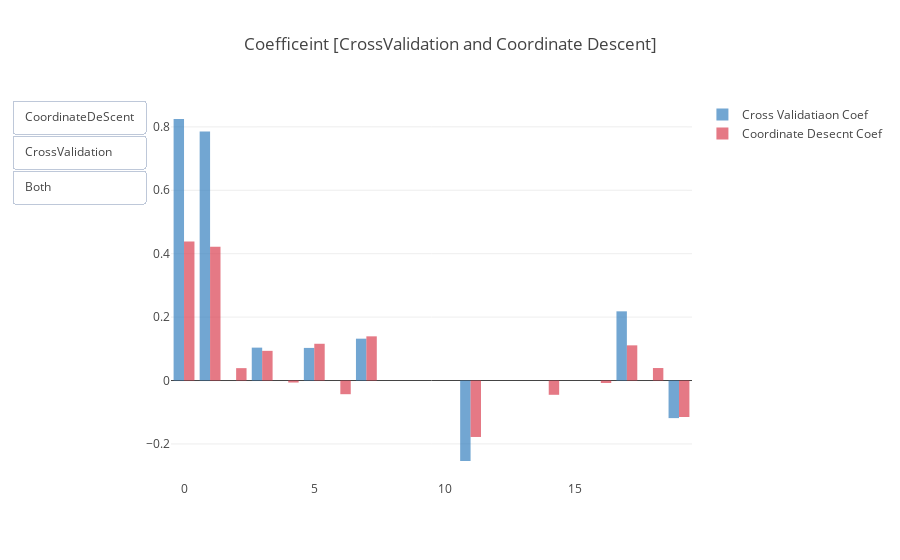

Notebook source saved alongside this figure:
### Code cell
data = [
    go.Bar(
        x = list(rang) , 
        y = reg.coef_  ,
        marker = dict(
          color='rgba(55, 128, 191, 0.7)',
        ),
        name = 'Cross Validatiaon Coef'
    ),
    go.Bar(
        x = list(rang),
        y = coef ,
        base = 0,
        marker = dict(
          color='rgba(219, 64, 82, 0.7)',
        ),
        name = 'Coordinate Desecnt Coef'
    )
]

updatemenus = list([
    dict(type="buttons",
         active=-1,
         buttons=list([
            dict(label = 'CoordinateDeScent',
                 method = 'update',
                 args = [{'visible': [True,False]},
                         {'title': 'Coordinate Descent Coef'}]),
            dict(label = 'CrossValidation',
                 method = 'update',
                 args = [{'visible': [False, True]},
                         {'title': 'CrossValidation Coef'}]),
            dict(label = 'Both',
                 method = 'update',
                 args = [{'visible': [True,  True]},
                         {'title': 'Coefficeint [CrossValidation and Coordinate Descent]'}])
        ]),
    )
])

layout = dict(title='Coefficeint [CrossValidation and Coordinate Descent]', showlegend=True,
              updatemenus=updatemenus)


fig = go.Figure(data=data, layout=layout)
iplot(fig, filename='base-bar')

### Figure 1 — Plotly figure (JSON) as saved in the notebook; plotly's stock layout.template omitted (floating-point values rounded to 4 significant figures)
{"data": [{"marker": {"color": "rgba(55, 128, 191, 0.7)"}, "name": "Cross Validatiaon Coef", "type": "bar", "uid": "b7ed3f4c-6aec-481e-91c8-6e919efa02a3", "x": [0, 1, 2, 3, 4, 5, 6, 7, 8, 9, 10, 11, 12, 13, 14, 15, 16, 17, 18, 19], "y": [0.8248, 0.7852, 0, 0.1037, 0, 0.1028, 0, 0.1319, 0, 0, 0, -0.2538, 0, 0, 0, 0, 0, 0.2182, 0, -0.1186]}, {"base": 0, "marker": {"color": "rgba(219, 64, 82, 0.7)"}, "name": "Coordinate Desecnt Coef", "type": "bar", "uid": "5a77ba38-8834-4e1e-9240-c7efc9381f23", "x": [0, 1, 2, 3, 4, 5, 6, 7, 8, 9, 10, 11, 12, 13, 14, 15, 16, 17, 18, 19], "y": [0.4384, 0.4221, 0.03903, 0.09357, -0.006384, 0.1159, -0.04316, 0.1394, 0, 0, 0, -0.1781, 0, 0, -0.04504, 0, -0.007894, 0.1109, 0.03937, -0.1151]}], "layout": {"showlegend": true, "title": {"text": "Coefficeint [CrossValidation and Coordinate Descent]"}, "updatemenus": [{"active": -1, "buttons": [{"args": [{"visible": [true, false]}, {"title": "Coordinate Descent Coef"}], "label": "CoordinateDeScent", "method": "update"}, {"args": [{"visible": [false, true]}, {"title": "CrossValidation Coef"}], "label": "CrossValidation", "method": "update"}, {"args": [{"visible": [true, true]}, {"title": "Coefficeint [CrossValidation and Coordinate Descent]"}], "label": "Both", "method": "update"}], "type": "buttons"}]}}
